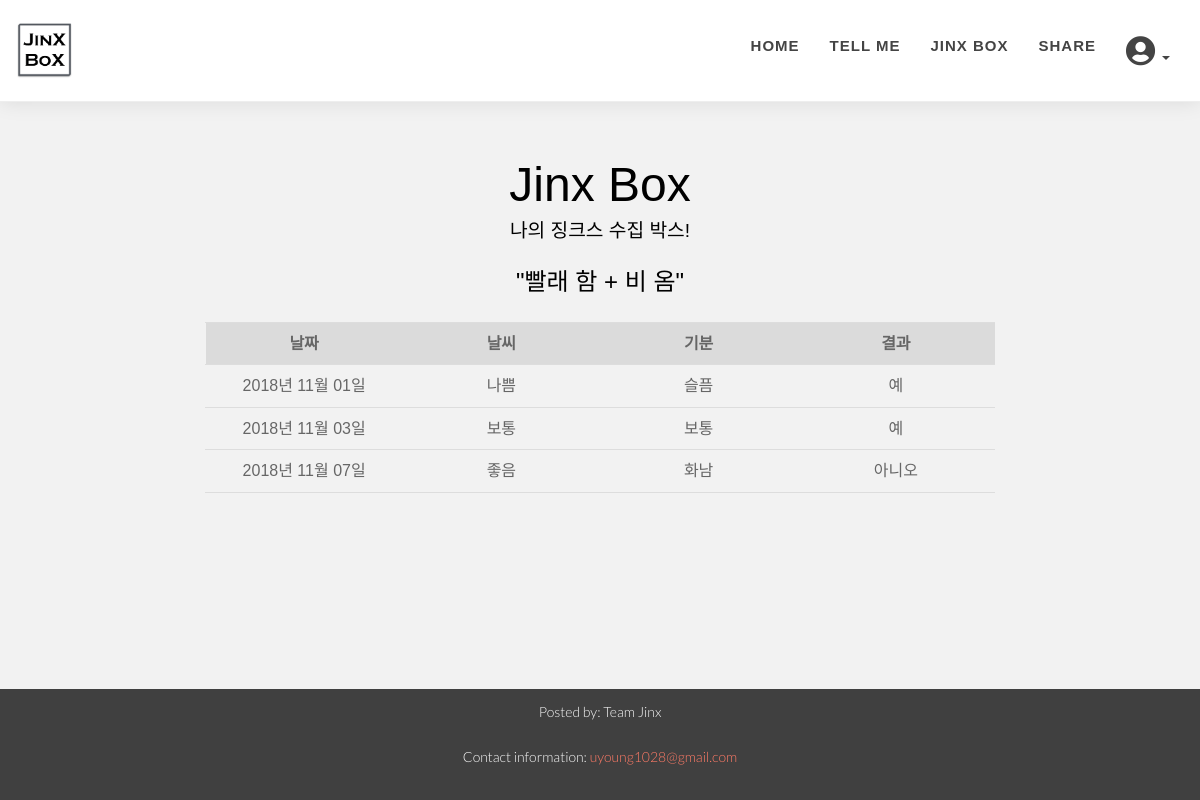
The page /jinxjinx/25/usersentence/ on the database its author committed.
### jinxjinx/models.py (models this page shows, shortened)
class UserSentence(models.Model):
    user = models.ForeignKey(User,on_delete=models.CASCADE)
    sentence = models.ForeignKey(Sentence,on_delete=models.CASCADE)
    count = models.PositiveIntegerField(default=0)

class Sentence(models.Model):
    user = models.ManyToManyField(User,through='UserSentence')
    cause_noun = models.CharField(max_length=50, default='')
    cause_verb = models.CharField(max_length=50, default='')
    effect_noun = models.CharField(max_length=50, default='')
    effect_verb = models.CharField(max_length=50, default='')
    count = models.IntegerField(default=0)
    def __str__(self):
        return self.cause_noun.__str__()+' '+ self.cause_verb.__str__()+ ' + ' + self.effect_noun.__str__() +' ' + self.effect_verb.__str__()

class Comment(models.Model):
    sentence = models.ForeignKey(UserSentence, on_delete=models.CASCADE)
    date = models.DateField(max_length=50)
    weather = models.CharField(max_length=50)
    feeling = models.CharField(max_length=50)
    result = models.CharField(max_length=50)

### jinxjinx/views.py (the view)
# urls.py: path('<int:pk>/usersentence/',views.UserSentenceDetail.as_view(),name="usersentence_detail"),
class UserSentenceDetail(DetailView):
    model = UserSentence

### jinxjinx/templates/jinxjinx/usersentence_detail.html (shortened to what this page needs)
{% extends 'base.html' %}
{% block body %}
    <section id="share" class="home-section"style="padding-top: 70px; padding-bottom: 200px;">
		<div class="row">
			<div class="col-lg-8 col-lg-offset-2">
                <div class="section-heading text-center">
                    <div style="color:black; font-family: 'Noto Sans JP', sans-serif; font-size:300%;">Jinx Box</div>
                    <div style="color:black; font-family: 'Noto Sans KR', sans-serif; font-size:120%;">나의 징크스 수집 박스!</div>
                    <p style="color:black; font-family: 'Noto Sans KR', sans-serif; font-size:150%;">"{{usersentence.sentence}}"</p>
                    <div>
                        <table align="center" style="width: 1000px">
                            <thead>
                                <tr style="background-color: #dbdbdb;">
                                    <th class="no-right-border" >날짜</th>
                                    <th class="no-right-border" >날씨</th>
                                    <th class="no-right-border" >기분</th>
                                    <th class="no-right-border" >결과</th>
                                </tr>
                            </thead>
                            {% for comment in usersentence.comment_set.all%}
                            <tbody>
                                <tr>
                                    <td class="no-right-border" style="width: 80px">
                                        <div>{{comment.date|date:"Y년 m월 d일"}}</div>
                                    </td>
                                    <td class="no-right-border" style="width: 80px;">
                                        <div>{{comment.weather}}</div>
                                    </td>
                                    <td class="no-right-border" style="width: 80px;">
                                        <div>{{comment.feeling}}</div>
                                    </td>
                                    <td class="no-right-border" style="width: 80px;">
                                        <div>{{comment.result}}</div>
                                    </td>
                                </tr>
                            </tbody>
                            {% endfor %}
                        </table>
                    </div>
                </div>
            </div>
        </div>
    </section>
{% endblock %}

### static/css/style.css (style rules this page uses)
body { width: 100%; height: 100%; font-family: 'Lato',sans-serif; font-weight: 300; color: #666; background-color: #fff; font-size: 16px; line-height: 1.6em; }
html { width: 100%; height: 100%; }
p { margin: 0 0 20px; }
.home-section { padding-top: 150px; padding-bottom: 110px; display:block; position:relative; z-index:120; }
.section-heading p { font-weight: 300; font-size: 20px; line-height: 1.6em; }

### jinxjinx/templates/jinxjinx/usersentence_detail.html (style rules this page uses)
table { font-family: 'Noto Sans JP', 'Noto Sans KR', sans-serif; border-collapse: collapse; width: 100%; text-align: center; vertical-align: middle; }
td, th { border: 1px solid #dddddd; text-align: center; padding: 8px; vertical-align: middle; }
.no-right-border { border-right-color: transparent; border-left-color: transparent; }

### rows shown on the page
UserSentence: sentence "빨래 함 + 비 옴"
Comment: date "2018년 11월 01일", weather "나쁨", feeling "슬픔", result "예"
Comment: date "2018년 11월 03일", weather "보통", feeling "보통", result "예"
Comment: date "2018년 11월 07일", weather "좋음", feeling "화남", result "아니오"
